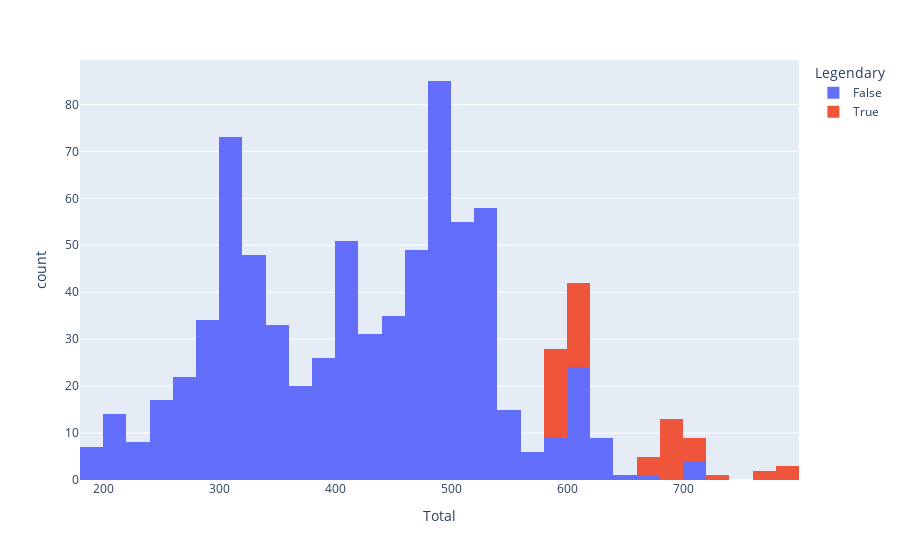

Here is the notebook cell this chart was saved with:
### Markdown cell above
#### Sunburst Chart
**`px.sunburst()`**

### Code cell
px.histogram(data_frame = df_pokemon,
             x="Total",
             color="Legendary",
             
             )

### Figure 1 — Plotly figure (JSON) as saved in the notebook; plotly's stock layout.template omitted (floating-point values rounded to 4 significant figures; data arrays with more than 128 entries replaced by an {"elided": "..."} marker saying what was removed)
{"data": [{"alignmentgroup": "True", "bingroup": "x", "hovertemplate": "Legendary=False<br>Total=%{x}<br>count=%{y}<extra></extra>", "legendgroup": "False", "marker": {"color": "#636efa", "pattern": {"shape": ""}}, "name": "False", "offsetgroup": "False", "orientation": "v", "showlegend": true, "type": "histogram", "x": {"elided": "735 int values"}, "xaxis": "x", "yaxis": "y"}, {"alignmentgroup": "True", "bingroup": "x", "hovertemplate": "Legendary=True<br>Total=%{x}<br>count=%{y}<extra></extra>", "legendgroup": "True", "marker": {"color": "#EF553B", "pattern": {"shape": ""}}, "name": "True", "offsetgroup": "True", "orientation": "v", "showlegend": true, "type": "histogram", "x": [580, 580, 580, 680, 780, 780, 580, 580, 580, 680, 680, 580, 580, 580, 600, 700, 600, 700, 670, 770, 670, 770, 680, 780, 600, 600, 600, 600, 600, 580, 580, 580, 680, 680, 600, 670, 680, 680, 600, 600, 600, 720, 600, 580, 580, 580, 580, 580, 580, 580, 680, 680, 600, 600, 660, 700, 700, 680, 680, 600, 600, 700, 600, 680, 600], "xaxis": "x", "yaxis": "y"}], "layout": {"barmode": "relative", "legend": {"title": {"text": "Legendary"}, "tracegroupgap": 0}, "margin": {"t": 60}, "xaxis": {"anchor": "y", "domain": [0, 1], "title": {"text": "Total"}}, "yaxis": {"anchor": "x", "domain": [0, 1], "title": {"text": "count"}}}}
